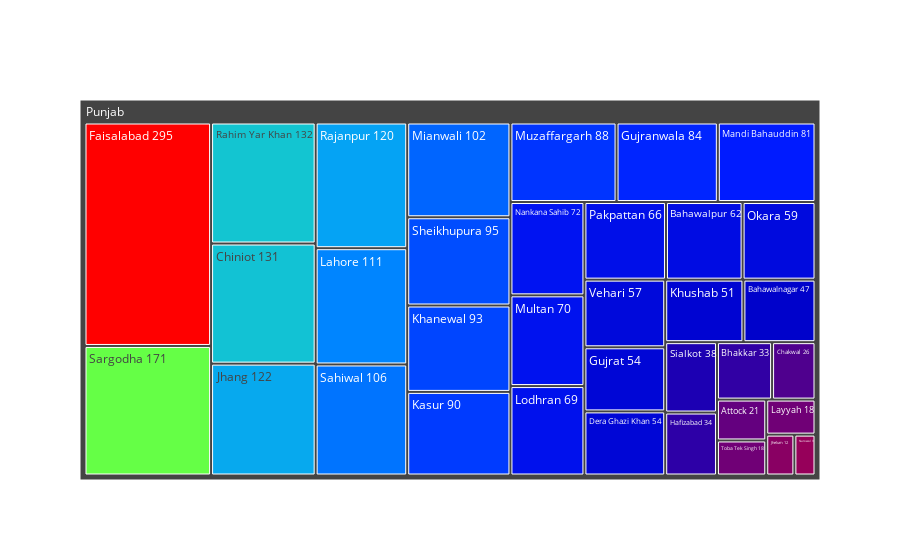

The notebook cell this image was saved under:
### Markdown cell above
# Representation on SqarePlot to better see the exact Numbers

### Code cell
import plotly.graph_objects as go

# taking the sum of numbers from year 2011 to 2019
data = main_data.iloc[:,:10]
data['Total']=data.sum(axis=1)
data['Labels'] = data[['Districts','Total']].apply(lambda x : '{} {}'.format(x[0],x[1]), axis=1)
# Adding an attribute claled Parents to tuck in the frames
data['Parents'] = 'Punjab'

fig = go.Figure(go.Treemap(
    labels = data['Labels'],
    parents = data['Parents'],
    values = data['Total'],
    marker_colorscale = 'Rainbow'#[[0,'rgb(255, 255, 255)'],[1,'rgb(200, 0, 2)']]
))

fig.show()
# data.head()
del data

### Figure 1 — Plotly figure (JSON) as saved in the notebook; plotly's stock layout.template omitted (floating-point values rounded to 4 significant figures)
{"data": [{"labels": ["Lahore 111", "Sheikhupura 95", "Nankana Sahib 72", "Kasur 90", "Gujranwala 84", "Hafizabad 34", "Gujrat 54", "Mandi Bahauddin 81", "Sialkot 38", "Narowal 9", "Attock 21", "Jhelum 12", "Chakwal 26", "Sargodha 171", "Khushab 51", "Mianwali 102", "Bhakkar 33", "Faisalabad 295", "Jhang 122", "Toba Tek Singh 18", "Chiniot 131", "Multan 70", "Lodhran 69", "Khanewal 93", "Vehari 57", "Sahiwal 106", "Pakpattan 66", "Okara 59", "Dera Ghazi Khan 54", "Rajanpur 120", "Muzaffargarh 88", "Layyah 18", "Bahawalpur 62", "Bahawalnagar 47", "Rahim Yar Khan 132"], "marker": {"colorscale": [[0, "rgb(150,0,90)"], [0.125, "rgb(0,0,200)"], [0.25, "rgb(0,25,255)"], [0.375, "rgb(0,152,255)"], [0.5, "rgb(44,255,150)"], [0.625, "rgb(151,255,0)"], [0.75, "rgb(255,234,0)"], [0.875, "rgb(255,111,0)"], [1, "rgb(255,0,0)"]]}, "parents": ["Punjab", "Punjab", "Punjab", "Punjab", "Punjab", "Punjab", "Punjab", "Punjab", "Punjab", "Punjab", "Punjab", "Punjab", "Punjab", "Punjab", "Punjab", "Punjab", "Punjab", "Punjab", "Punjab", "Punjab", "Punjab", "Punjab", "Punjab", "Punjab", "Punjab", "Punjab", "Punjab", "Punjab", "Punjab", "Punjab", "Punjab", "Punjab", "Punjab", "Punjab", "Punjab"], "type": "treemap", "values": [111, 95, 72, 90, 84, 34, 54, 81, 38, 9, 21, 12, 26, 171, 51, 102, 33, 295, 122, 18, 131, 70, 69, 93, 57, 106, 66, 59, 54, 120, 88, 18, 62, 47, 132]}], "layout": {}}
